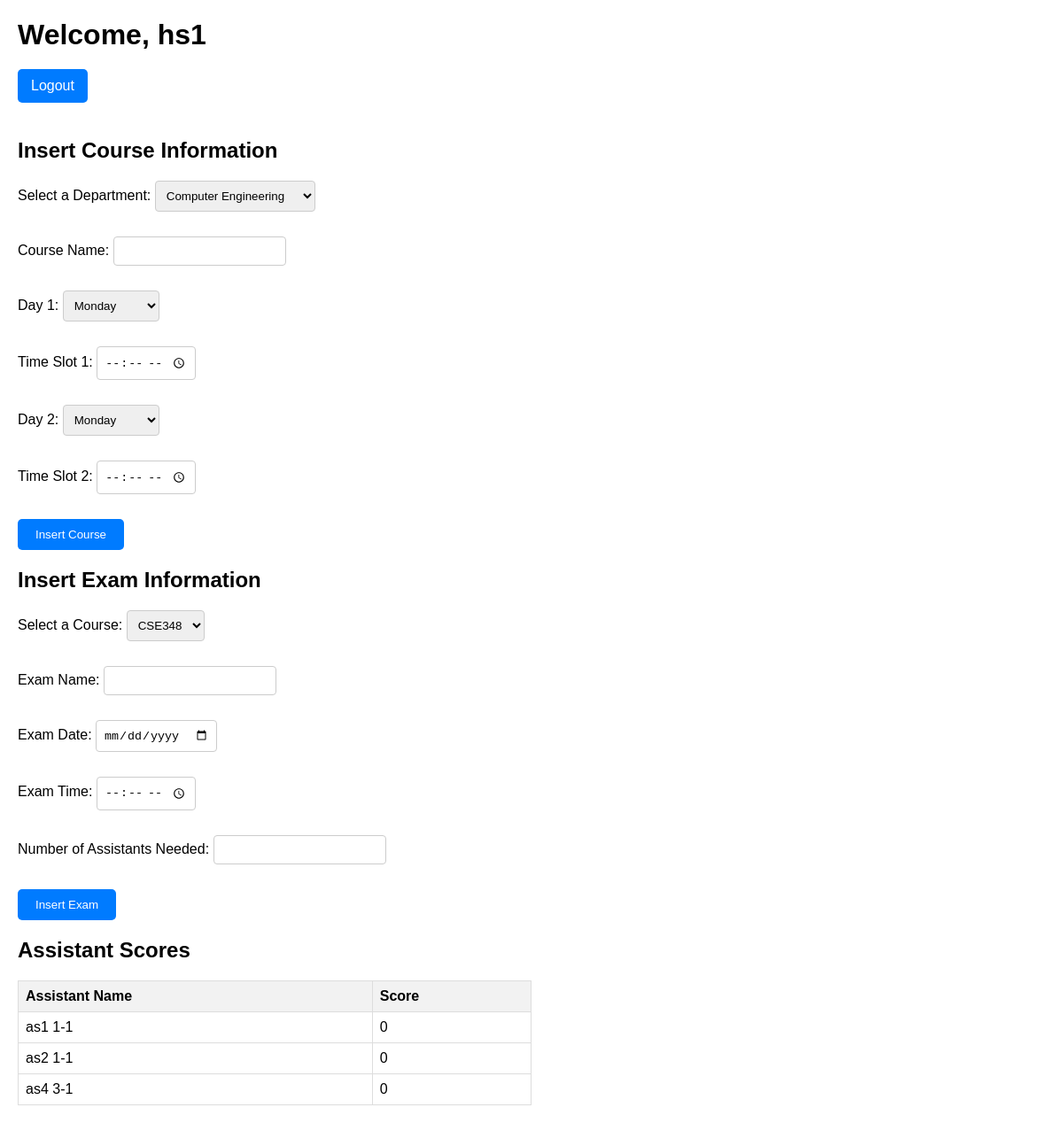
The page /head_of_secretary.php (signed in) on the database its author committed.
### tables this page shows
CREATE TABLE Employee (
        EmployeeID INT AUTO_INCREMENT PRIMARY KEY,
        FirstName VARCHAR(100) NOT NULL,
        LastName VARCHAR(100) NOT NULL,
        Role ENUM('Assistant', 'Secretary', 'Head of Department', 'Head of Secretary', 'Dean') NOT NULL,
        DepartmentID INT,
        FacultyID INT,
        username VARCHAR(100) NOT NULL UNIQUE,
        password VARCHAR(255) NOT NULL,
        Score INT DEFAULT 0,  
        FOREIGN KEY (DepartmentID) REFERENCES Department(DepartmentID),
        FOREIGN KEY (FacultyID) REFERENCES Faculty(FacultyID)
    );

### head_of_secretary.php (the view, shortened to what this page needs)
<?php
include('db.php');
$user = $_SESSION['user'];
$facultyID = $user['FacultyID'];
$departmentsQuery = "SELECT DepartmentID, DepartmentName FROM Department WHERE FacultyID = $facultyID";
$departmentsResult = $conn->query($departmentsQuery);
$availableCoursesQuery = "SELECT CourseID, CourseName FROM Course WHERE FacultyID = $facultyID";
$availableCoursesResult = $conn->query($availableCoursesQuery);
?>
<!DOCTYPE html>
<html>
<head>
</head>
<body>
    <h1>Welcome, <?php echo $user['FirstName']; ?></h1>
    <a href="logout.php">Logout</a>
    <h2>Insert Course Information</h2>
    <form method="post" action="" autocomplete="off">
        <label for="departmentID">Select a Department:</label>
        <select name="departmentID" id="departmentID" required>
            <?php
            mysqli_data_seek($departmentsResult, 0);
            while ($row = $departmentsResult->fetch_assoc()) {
                echo "<option value='" . $row['DepartmentID'] . "'>" . $row['DepartmentName'] . "</option>";
            }
            ?>
        </select><br><br>
        <label for="courseName">Course Name:</label>
        <input type="text" name="courseName" id="courseName" required><br><br>
        <label for="day1">Day 1:</label>
        <select name="day1" id="day1" required>
            <option value="Monday">Monday</option>
        </select><br><br>
        <label for="timeSlot1">Time Slot 1:</label>
        <input type="time" name="timeSlot1" id="timeSlot1" required><br><br>
        <label for="day2">Day 2:</label>
        <select name="day2" id="day2" required>
            <option value="Monday">Monday</option>
        </select><br><br>
        <label for="timeSlot2">Time Slot 2:</label>
        <input type="time" name="timeSlot2" id="timeSlot2" required><br><br>
        <button type="submit" name="insertCourse">Insert Course</button>
    </form>
    <h2>Insert Exam Information</h2>
    <form method="post"action="" autocomplete="off">
        <label for="courseID">Select a Course:</label>
        <select name="courseID" id="courseID" required>
            <?php
            mysqli_data_seek($availableCoursesResult, 0);
            while ($row = $availableCoursesResult->fetch_assoc()) {
                echo "<option value='" . $row['CourseID'] . "'>" . $row['CourseName'] . "</option>";
            }
            ?>
        </select><br><br>
        <label for="examName">Exam Name:</label>
        <input type="text" name="examName" id="examName" required><br><br>
        <label for="examDate">Exam Date:</label>
        <input type="date" name="examDate" id="examDate" required><br><br>
        <label for="examTime">Exam Time:</label>
        <input type="time" name="examTime" id="examTime" required><br><br>
        <label for="numOfAssistants">Number of Assistants Needed:</label>
        <input type="number" name="numOfAssistants" id="numOfAssistants" min="1" required><br><br>
        <button type="submit" name="insertExam">Insert Exam</button>
    </form>
    <h2>Assistant Scores</h2>
    <?php
    $assistantScoresQuery = "SELECT FirstName, LastName, Score FROM Employee
                             WHERE FacultyID = $facultyID AND Role = 'Assistant'";
    $assistantScoresResult = $conn->query($assistantScoresQuery);
    echo "<table>";
    echo "<thead>
          <tr>
          <th>Assistant Name</th>
          <th>Score</th>
          </tr>
          </thead>";
    echo "<tbody>";
    while ($row = $assistantScoresResult->fetch_assoc()) {
        echo "<tr>";
        echo "<td>" . $row['FirstName'] . " " . $row['LastName'] . "</td>";
        echo "<td>" . $row['Score'] . "</td>";
        echo "</tr>";
    }
    echo "</tbody>";
    echo "</table>";
    ?>
</body>
</html>

### head_of_secretary.php (style rules this page uses)
body { font-family: Arial, sans-serif; margin: 20px; }
h1, h2 { margin-bottom: 20px; }
a { display: inline-block; margin-bottom: 20px; padding: 10px 15px; background-color: #007BFF; color: #fff; text-decoration: none; border-radius: 5px; }
form { margin-bottom: 20px; }
label { display: inline-block; margin-bottom: 10px; }
input[type="text"], input[type="date"], input[type="time"], input[type="number"], select { padding: 8px; margin-bottom: 10px; border: 1px solid #ccc; border-radius: 4px; box-sizing: border-box; }
button[type="submit"] { background-color: #007BFF; color: #fff; padding: 10px 20px; border: none; border-radius: 5px; cursor: pointer; }
table { border-collapse: collapse; width: 50%; margin-bottom: 20px; }
th, td { border: 1px solid #ddd; padding: 8px; text-align: left; }
th { background-color: #f2f2f2; }

### rows shown on the page
employee: FirstName "as1", LastName "1-1", Score "0"
employee: FirstName "as2", LastName "1-1", Score "0"
employee: FirstName "as4", LastName "3-1", Score "0"

### other values the page prints
$user['FirstName'] "hs1"
form field departmentID "Computer Engineering"
form field courseID "CSE348"
